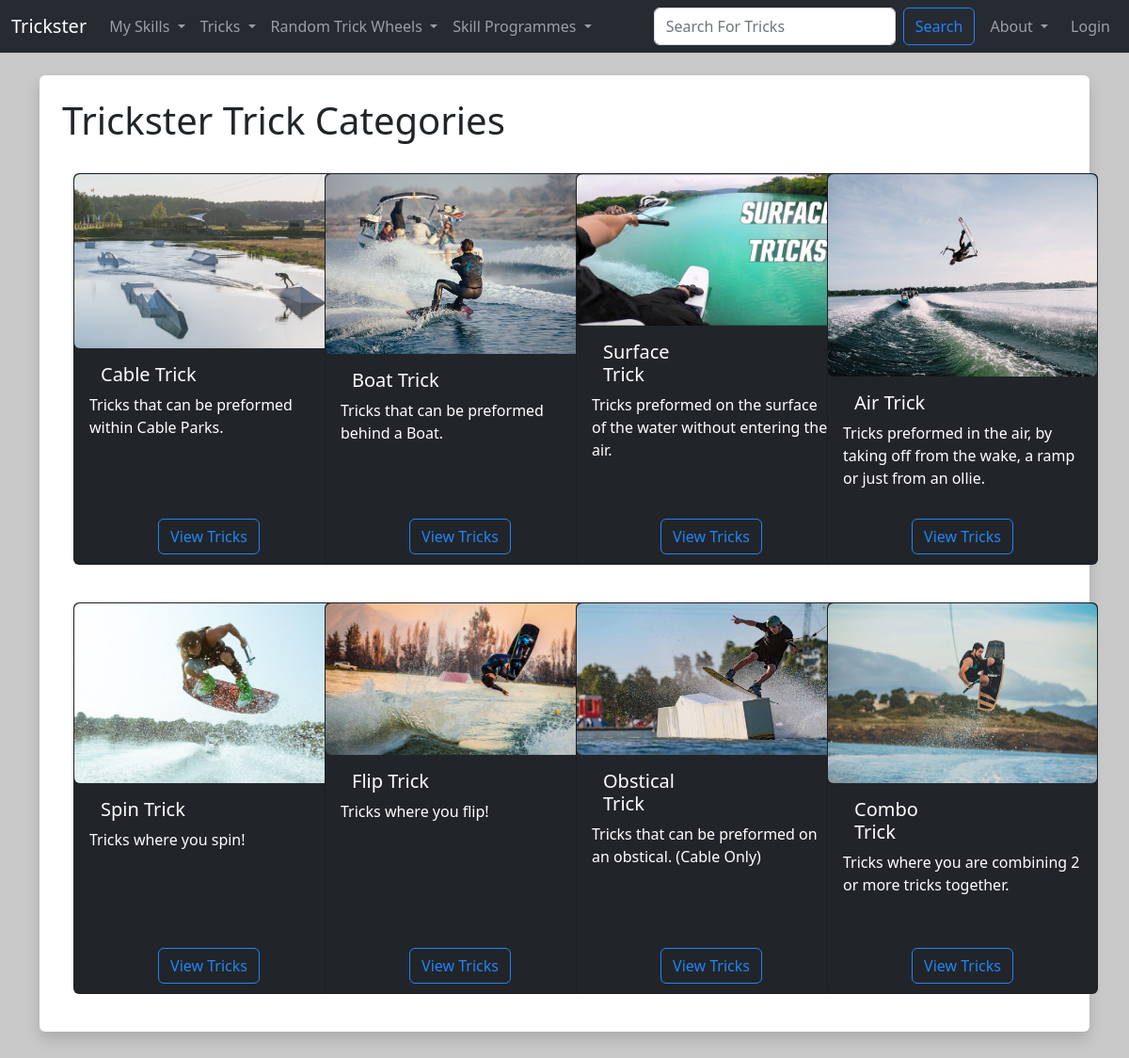
/category_list, run on an earlier commit of the app's database.
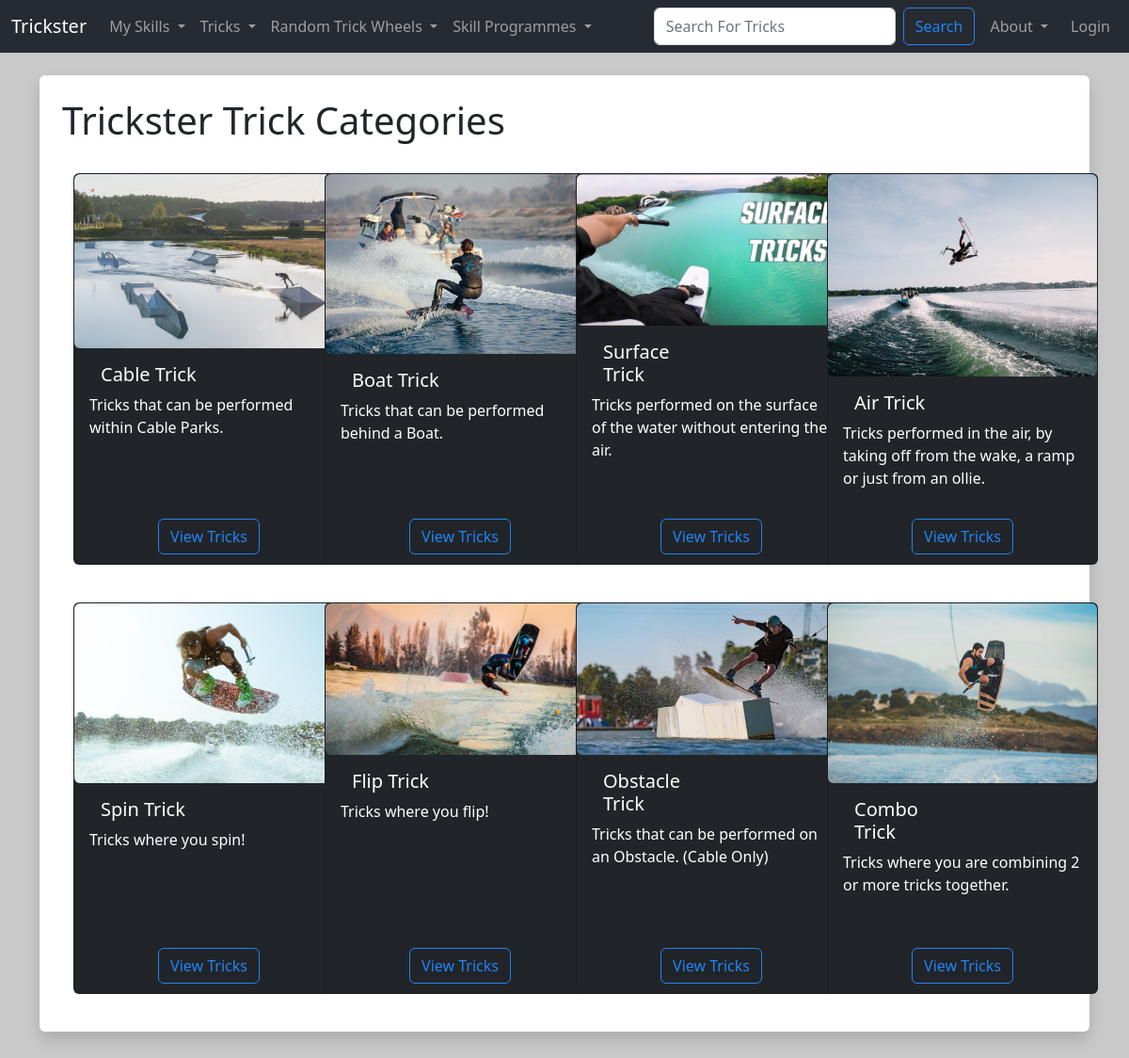
And on a later commit of the database.
### TricksterMain/models.py (models this page shows, shortened)
class Category (models.Model):
  CategoryID = models.AutoField(primary_key=True)
  CategoryName = models.CharField(max_length=25)
  CategoryDescription = models.TextField(blank=True)
  CategoryImg = models.ImageField(null=True, blank=True, upload_to="images/")
  slug = models.SlugField(null=True)
  def __str__(self):
    return self.CategoryName

### TricksterMain/views.py (the view)
# urls.py: path('category_list', views.category_list, name="category-list"),
def category_list(request):
  all_categories = Category.objects.all().order_by('CategoryID')
  return render(request, 'main/category_list.html', {'categories': all_categories})

### TricksterMain/templates/main/category_list.html (shortened to what this page needs)
{% extends 'main/base.html' %}
{% load static %}
{% block content  %}
<div class="shadow  p-4 mb-5 bg-body rounded">
  <h1> Trickster Trick Categories </h1>
  <br/>
  <div class="container-md">
    <div class="row row-cols-1 row-cols-sm-2 row-cols-md-3 row-cols-xl-4 g-4">
      {% for category in categories %}
        <div class="col-sm">
            <div class="card text-bg-dark mb-3" style="width: 18rem; height: 26rem;">
            {% if category.CategoryImg %}
              <img src="{{ category.CategoryImg.url }}" class="img-fluid rounded" alt="trick cover image">
            {% else %}
              <img src="{% static 'trickster/images/TrickListDefault.png' %}" class="img-fluid rounded" alt="default trick cover image">
            {% endif %}
            <div class="card-body">
              <h5 class="card-title">
                <div class="container">
                  <div class="row">
                    <div class="col-6">
                      {{ category }}
                    </div>
                    <div class="col-6">
                    </div>
                  </div>
                </div>
              </h5>
              <p class="card-text">{{ category.CategoryDescription|truncatechars:180 }}</p>
            </div>
            <div class="card-body-dark text-center gap-3" style="height: 3rem">
              <div class="container">
                <div class="row">
                  <div class="col-12">
                    <a href="{% url 'show-category' category.CategoryID %}" class="btn btn-outline-primary">View Tricks</a>
                  </div>
                </div>
              </div>
            </div>
          </div>
        </div>
      {% endfor %}
    </div>
  </div>
{% endblock %}

### TricksterMain/templates/main/base.html (shortened to what this page needs)
{% load static %}
<!doctype html>
<html lang="en">
  <head>
    <link href="../../../static/trickster/css/trickster.min.css" rel="stylesheet">
  </head>
  <body>
    {% include 'components/navbar.html'%}
    <br/>
    <div class="container">
      {% block content %}
      {% endblock %}
    </div>
  </body>
</html>

### TricksterMain/templates/components/navbar.html (shortened to what this page needs)
{% load static %}
<nav class="navbar navbar-expand-lg navbar-dark bg-tricksterdark">
  <div class="container-fluid">
    <a class="navbar-brand" href="{%url 'home'%}">Trickster</a>
    <div class="collapse navbar-collapse" id="navbarSupportedContent">
      <ul class="navbar-nav me-auto mb-2 mb-lg-0">
        <li class="nav-item dropdown">
          <a class="nav-link dropdown-toggle" href="#" id="mySkillsDropdown" role="button" data-bs-toggle="dropdown" aria-expanded="false">
            My Skills
          </a>
        </li>
        <li class="nav-item dropdown">
          <a class="nav-link dropdown-toggle" href="#" id="tricksDropdown" role="button" data-bs-toggle="dropdown" aria-expanded="false">
            Tricks
          </a>
        </li>
        <li class="nav-item dropdown">
          <a class="nav-link dropdown-toggle" href="#" id="randomDropdown" role="button" data-bs-toggle="dropdown" aria-expanded="false">
            Random Trick Wheels
          </a>
        </li>
        <li class="nav-item dropdown">
          <a class="nav-link dropdown-toggle" href="#" id="tricksDropdown" role="button" data-bs-toggle="dropdown" aria-expanded="false">
            Skill Programmes
          </a>
        </li>
      </ul>
      <div class="navbar-nav ml-auto gap-2">
        <form class="d-flex" method="POST" action="{% url 'search-trick' %}">
          <input class="form-control me-2 input-sm" type="search" placeholder="Search For Tricks" aria-label="Search" name="trick_searched">
          <button class="btn btn-outline-primary" type="submit">Search</button>
        </form>
        <li class="nav-item dropdown">
          <a class="nav-link dropdown-toggle" href="#" id="tricksDropdown" role="button" data-bs-toggle="dropdown" aria-expanded="false">
            About
          </a>
        </li>
        {% if user.is_authenticated %}
        <li class="nav-item dropdown">
          <a class="nav-link dropdown-toggle" href="#" id="navbarScrollingDropdown" role="button" data-bs-toggle="dropdown" aria-expanded="false">
            {% if request.user.user_profile.ProfilePhoto %}
              <img
              class="rounded-circle"
              height="30"
              src="{{ request.user.user_profile.ProfilePhoto.url }}"
              alt="User Profile Image"
              />
            {% else %}
              <img
              class="rounded-circle"
              height="30"
              src="{% static 'trickster/images/ProfileImgDefault.png' %}"
              alt="Default User Profile Image"
              />
            {% endif %}
          </a>
          <ul class="dropdown-menu dropdown-menu-end dropdown-menu-dark" aria-labelledby="navbarScrollingDropdown">
            <li><a class="dropdown-item" href="{%url 'profile' request.user.UserID %}">My profile</a></li>
            <li><a class="dropdown-item" href="{%url 'update-profile' request.user.UserID %}">Profile Settings</a></li>
            {% if request.user.is_superuser %}
              <li><hr class="dropdown-divider"></li>
              <li><a class="dropdown-item" href="{%url 'add-trick'%}">Add Trick</a></li>
              <li><a class="dropdown-item" href="{%url 'add-programme'%}">Add Trick Programme</a></li>
              <li><a class="dropdown-item" href="{%url 'add-category'%}">Add Category</a></li>
              <li><a class="dropdown-item text-danger" href="{%url 'admin-db'%}">Admin Panel</a></li>
            {% endif %}
            <li><hr class="dropdown-divider"></li>
            <li><a class="dropdown-item" href="{%url 'logout'%}">Logout</a></li>
          </ul>
        </li>
        {% else %}
          <li class="nav-item">
            <a class="nav-link" href="{%url 'login'%}">Login</a>
          </li>
        {% endif %}
      </div>
    </div>
  </div>
</nav>

### TricksterMain/templates/main/base.html (style rules this page uses)
body { background: #c9c9c9 }

What changed in the data, as far as the page shows it:
changed Category "Cable Trick": CategoryDescription "Tricks that can be preformed within Cable Parks." → "Tricks that can be performed within Cable Parks."
changed Category "Boat Trick": CategoryDescription "Tricks that can be preformed behind a Boat." → "Tricks that can be performed behind a Boat."
changed Category "Surface Trick": CategoryDescription "Tricks preformed on the surface of the water without entering the air." → "Tricks performed on the surface of the water without entering the air."
changed Category "Air Trick": CategoryDescription "Tricks preformed in the air, by taking off from the wake, a ramp or just from an ollie." → "Tricks performed in the air, by taking off from the wake, a ramp or just from an ollie."
changed Category: CategoryName "Obstical Trick" → "Obstacle Trick"; CategoryDescription "Tricks that can be preformed on an obstical. (Cable Only)" → "Tricks that can be performed on an Obstacle. (Cable Only)"
